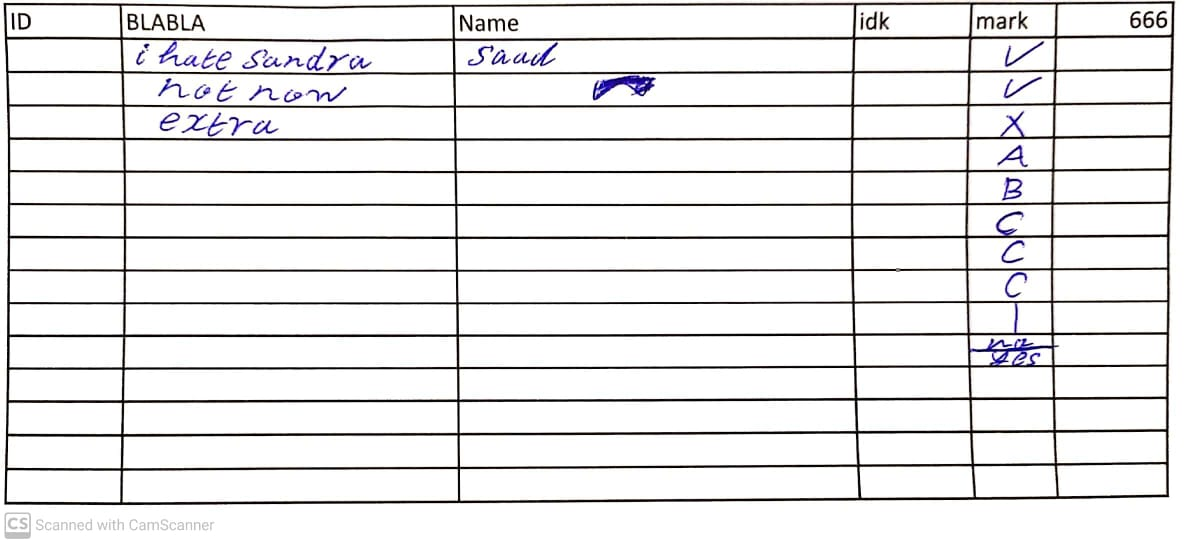
#> input picture 9.jpeg, 1194 x 543 px
$ jupyter execute project.ipynb
#> lines starting #> are read from the running program, lines starting #| are printed output that depends on the picture; after the words box and inside, x2 and y2 are one past the last pixel; in counts of white or black regions, pixels touching at a corner belong together
#> further down, img is the input picture: shape (543, 1194, 3); mean B, G, R 233.2, 232.9, 233.5
[cell 1]
import cv2
import numpy as np
import matplotlib.pyplot as plt

[cell 2]
def transition_per_row(img):
    trans_array = []
    for i in range(img.shape[0]):
        trans = 0
        new_region = True
        for j in range(img.shape[1]):
            if(new_region):
                if(img[i][j]):
                    trans += 1
                    new_region = False
            if(~img[i][j]):
                new_region = True
        trans_array.append(trans)
    trans_median = np.median(trans_array)
    return int(trans_median)


def transition_per_column(img):
    trans_array = []
    for j in range(img.shape[1]):
        trans = 0
        new_region = True
        for i in range(img.shape[0]):
            if(new_region):
                if(img[i][j]):
                    trans += 1
                    new_region = False
            if(~img[i][j]):
                new_region = True
        trans_array.append(trans)
    trans_median = np.median(trans_array)
    return int(trans_median)

[cell 3]
def get_locations_column(img, num):
    locations_array = []
    for i in range(img.shape[0]):
        locations = []
        trans = 0
        new_region = True
        for j in range(img.shape[1]):
            if(new_region):
                if(img[i][j]):
                    trans += 1
                    locations.append(j)
                    new_region = False
            if(~img[i][j]):
                new_region = True
        if(trans == num):
            locations_array.append(locations)
    locations_array = np.array(locations_array)
    median_location = []
    if (len(locations_array) != 0):
        for k in range(num):
            median_location.append(np.median(locations_array[:, k]))
    return np.array(median_location, dtype=np.int32)


def get_locations_row(img, num):
    locations_array = []
    for j in range(img.shape[1]):
        locations = []
        trans = 0
        new_region = True
        for i in range(img.shape[0]):
            if(new_region):
                if(img[i][j]):
                    trans += 1
                    locations.append(i)
                    new_region = False
            if(~img[i][j]):
                new_region = True
        if(trans == num):
            locations_array.append(locations)
    locations_array = np.array(locations_array)
    median_location = []
    if (len(locations_array) != 0):
        for k in range(num):
            median_location.append(np.median(locations_array[:, k]))
    return np.array(median_location, dtype=np.int32)

[cell 4]
def remove_border(img_with_border):
    img_with_border_v = cv2.erode(img_with_border, np.ones(
        (15, 1), np.uint8), iterations=1)  # !Parameter
    img_with_border_v = cv2.dilate(img_with_border_v, np.ones(
        (1, 5), np.uint8), iterations=1)  # !Parameter
    img_with_border_v = cv2.erode(img_with_border_v, np.ones(
        (1, 4), np.uint8), iterations=1)  # !Parameter
    img_with_border_h = cv2.erode(img_with_border, np.ones(
        (1, 15), np.uint8), iterations=1)  # !Parameter
    img_with_border_h = cv2.dilate(img_with_border_h, np.ones(
        (5, 1), np.uint8), iterations=1)  # !Parameter
    img_with_border_h = cv2.erode(img_with_border_h, np.ones(
        (3, 1), np.uint8), iterations=1)  # !Parameter
    img_without_border = img_with_border.copy()
    # upper border
    for j in range(img_without_border.shape[1]):
        i = 0
        while(i < img_without_border.shape[0] and img_with_border_h[i][j] != 0):
            img_without_border[i][j] = 0
            i += 1
    # lower border
    for j in range(img_without_border.shape[1]):
        i = img_without_border.shape[0]-1
        while(i >= 0 and img_with_border_h[i][j] != 0):
            img_without_border[i][j] = 0
            i -= 1
    # left border
    for i in range(img_without_border.shape[0]):
        j = 0
        while(j < img_without_border.shape[1] and img_with_border_v[i][j] != 0):
            img_without_border[i][j] = 0
            j += 1
    # right border
    for i in range(img_without_border.shape[0]):
        j = img_without_border.shape[1]-1
        while(j >= 0 and img_with_border_v[i][j] != 0):
            img_without_border[i][j] = 0
            j -= 1
    # border final clean
    for j in range(img_without_border.shape[1]):
        for i in range(3):
            img_without_border[i][j] = 0
    for j in range(img_without_border.shape[1]):
        for i in range(img_without_border.shape[0]-3, img_without_border.shape[0]):
            img_without_border[i][j] = 0
    for i in range(img_without_border.shape[0]):
        for j in range(3):
            img_without_border[i][j] = 0
    for i in range(img_without_border.shape[0]):
        for j in range(img_without_border.shape[1]-3, img_without_border.shape[1]):
            img_without_border[i][j] = 0
    img_without_border = cv2.dilate(
        img_without_border, np.ones((1, 2), np.uint8), iterations=1)
    img_without_border = cv2.erode(
        img_without_border, np.ones((1, 2), np.uint8), iterations=1)
    img_without_border = cv2.dilate(
        img_without_border, np.ones((2, 1), np.uint8), iterations=1)
    img_without_border = cv2.erode(
        img_without_border, np.ones((2, 1), np.uint8), iterations=1)
    return img_without_border

[cell 5]
def get_cells(img):
    gray = cv2.cvtColor(img, cv2.COLOR_BGR2GRAY)
    img_binary = cv2.adaptiveThreshold(gray, 255,
                                       cv2.ADAPTIVE_THRESH_GAUSSIAN_C, cv2.THRESH_BINARY_INV, 21, 4)
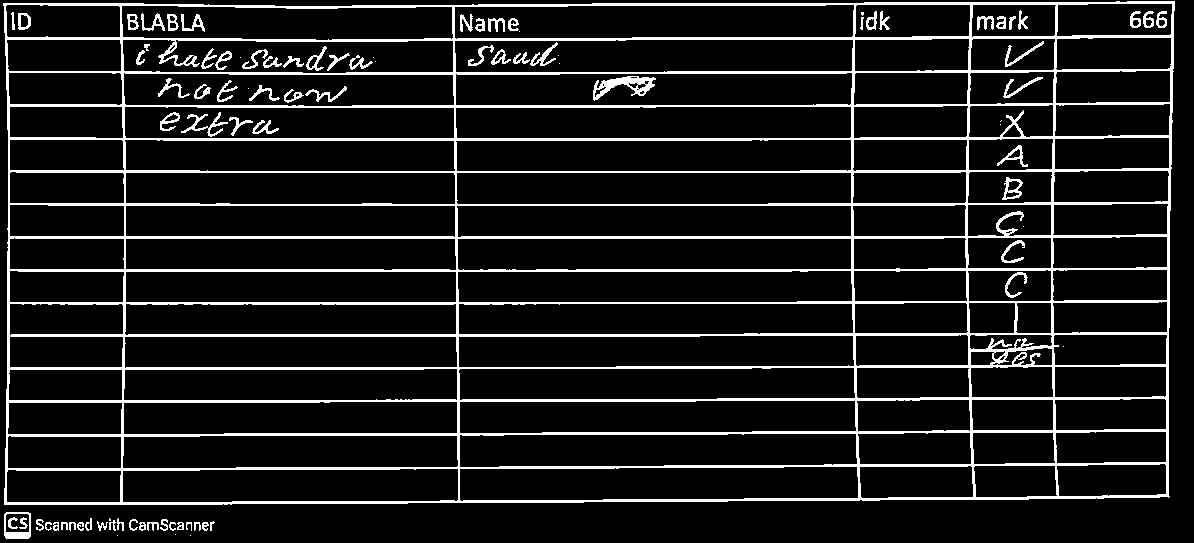
#> img_binary: shape (543, 1194); 10.7% white; 91 white regions (16 under 20 px), largest, box (x1, y1, x2, y2) and area: (3, 1, 1175, 505) 61252, (593, 76, 656, 101) 656, (4, 512, 31, 539) 305
    kernal_width = 3  # !Parameter
    iterations = 8  # !Parameter
    kernel = np.ones((1, kernal_width), np.uint8)
    img_horizontal = cv2.erode(img_binary, kernel, iterations=iterations)
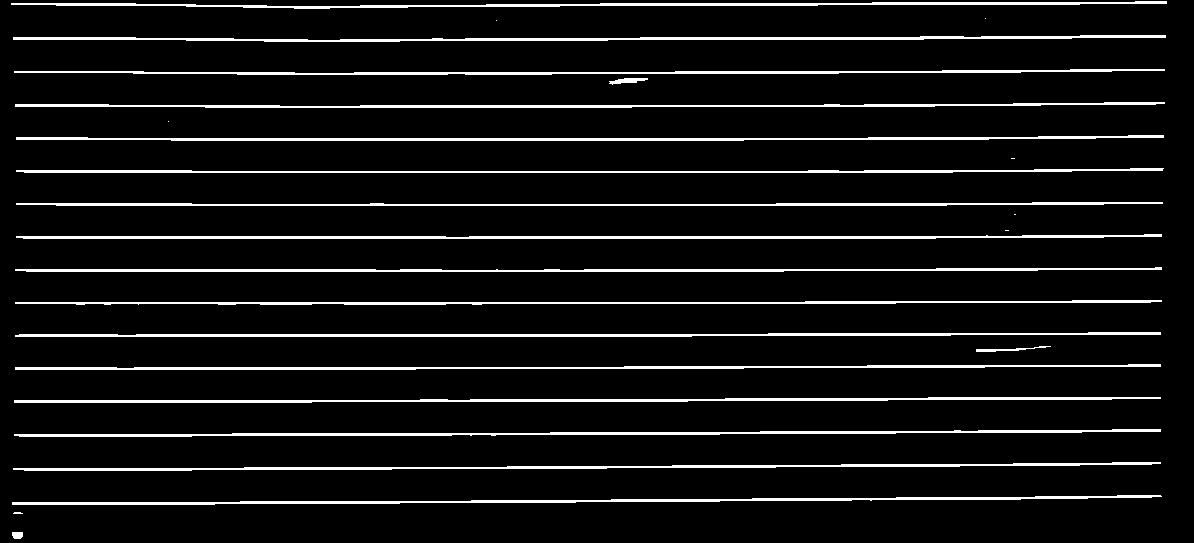
#> img_horizontal: shape (543, 1194); 7.5% white; 26 white regions (7 under 20 px), largest, box (x1, y1, x2, y2) and area: (16, 234, 1162, 239) 3284, (13, 35, 1166, 42) 3240, (15, 332, 1161, 337) 3203
    img_horizontal = cv2.dilate(img_horizontal, kernel, iterations=iterations)
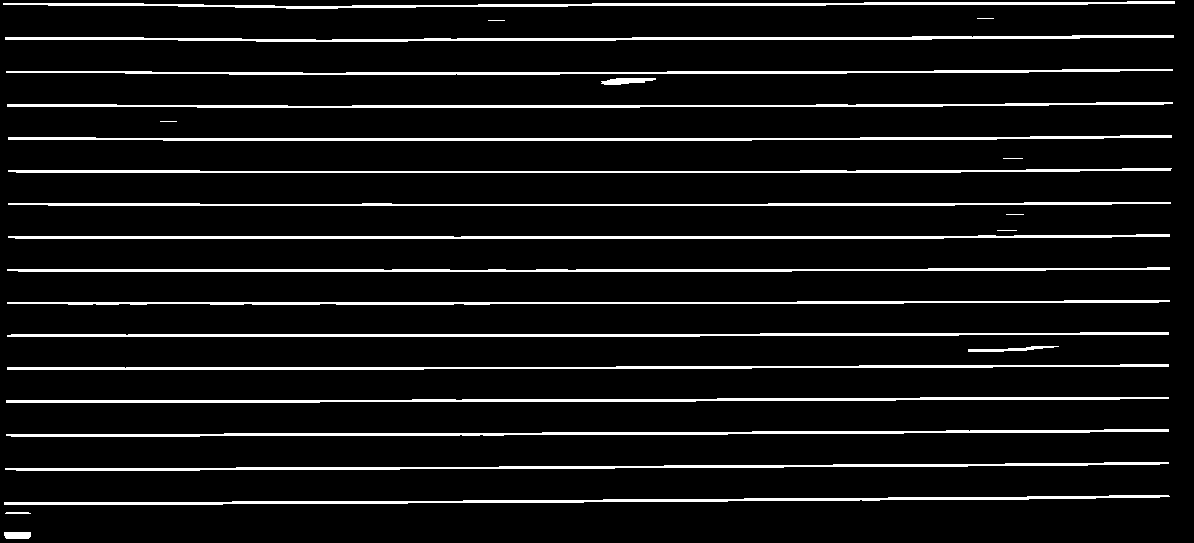
#> img_horizontal: shape (543, 1194); 7.9% white; 26 white regions (4 under 20 px), largest, box (x1, y1, x2, y2) and area: (5, 35, 1174, 42) 3432, (8, 234, 1170, 239) 3396, (4, 495, 1170, 505) 3367
    num_rows = transition_per_column(img_horizontal)
#> num_rows = 16
    kernal_height = 3  # !Parameter
    iterations = 8  # !Parameter
    kernel = np.ones((kernal_height, 1), np.uint8)
    img_vertical = cv2.erode(img_binary, kernel, iterations=iterations)
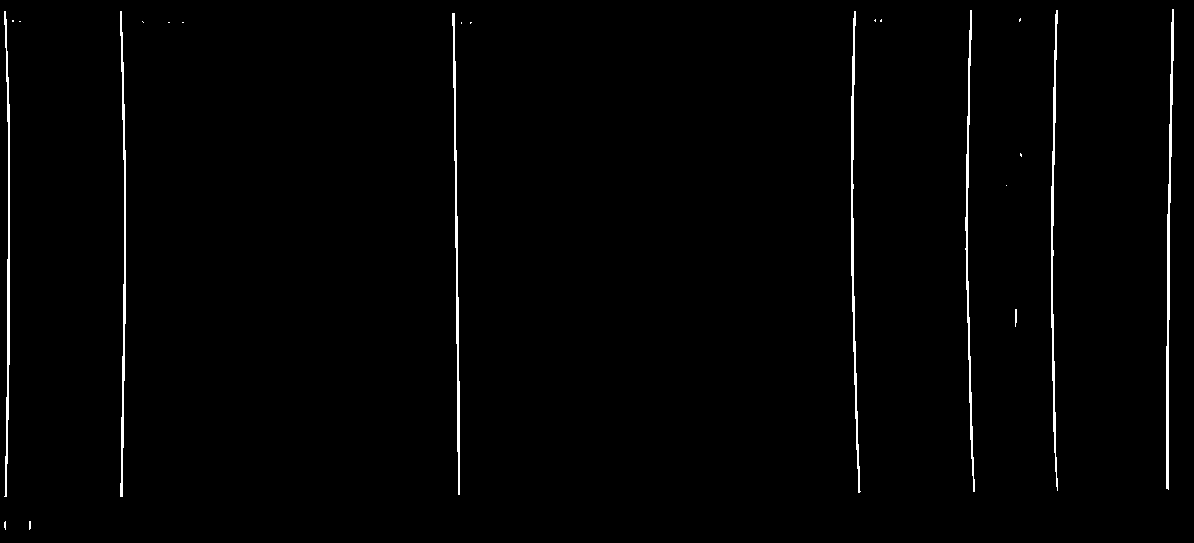
#> img_vertical: shape (543, 1194); 1.3% white; 22 white regions (14 under 20 px), largest, box (x1, y1, x2, y2) and area: (1166, 9, 1174, 490) 1332, (851, 11, 861, 493) 1185, (452, 13, 460, 495) 1165
    img_vertical = cv2.dilate(img_vertical, kernel, iterations=iterations)
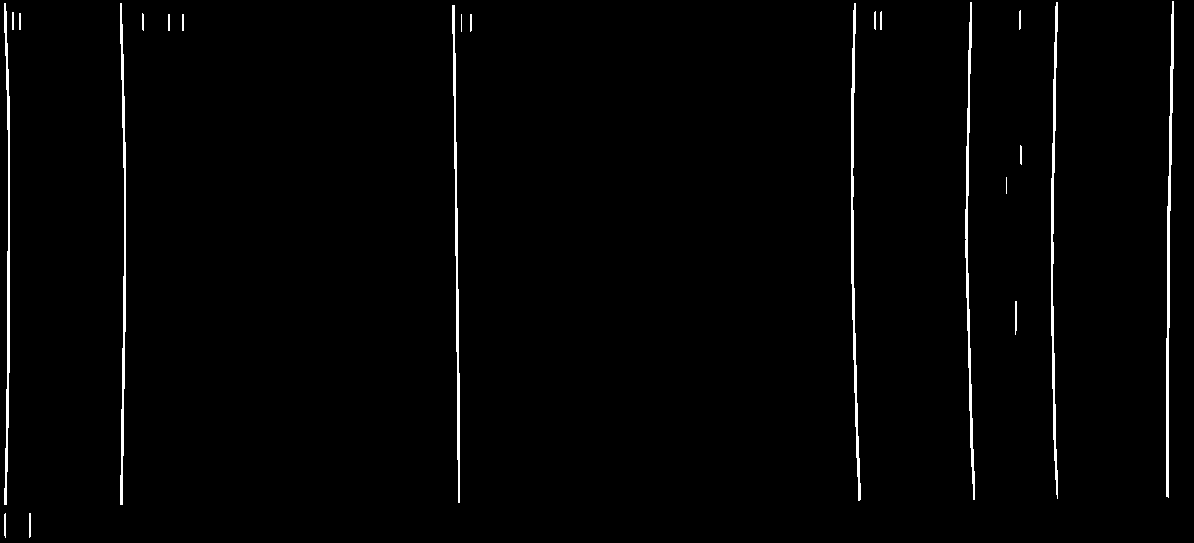
#> img_vertical: shape (543, 1194); 1.5% white; 22 white regions (2 under 20 px), largest, box (x1, y1, x2, y2) and area: (1166, 1, 1174, 498) 1460, (851, 3, 861, 501) 1409, (1051, 2, 1058, 499) 1326
    num_columns = transition_per_row(img_vertical)
#> num_columns = 7
    locations_columns = get_locations_column(img_vertical, num_columns)
#> after the loop in get_locations_column, `for i in range(img.shape[0]):`: locations_array = 400 items
#> after the loop in get_locations_column, `for k in range(num):`: median_location = [7, 122, 456, 852, 968, 1053, 1167]
#> locations_columns = [7, 122, 456, 852, 968, 1053, 1167]
    locations_rows = get_locations_row(img_horizontal, num_rows)
#> after the loop in get_locations_row, `for j in range(img.shape[1]):`: locations_array = 958 items
#> after the loop in get_locations_row, `for k in range(num):`: median_location = [3, 37, 71, 105, 138, 171, 203, 236, 269, 302, 334, 367, 399, 432, 466, 500]
#> locations_rows has the same summary as median_location in get_locations_row
    location_cells_rows = []
    for k in range(num_columns-1):
        location_2 = []
        for j in range(locations_columns[k], locations_columns[k+1]+1):
            trans = 0
            location_1 = []
            new_region = True
            for i in range(img_horizontal.shape[0]):
                if(new_region):
                    if(img_horizontal[i][j]):
                        trans += 1
                        location_1.append(i)
                        new_region = False
                if(~img_horizontal[i][j]):
                    new_region = True
            if(trans == num_rows):
                location_2.append(location_1)
        if(len(location_2) == 0):
            location_2.append(locations_rows)
        median_location = np.median(location_2, axis=0)
        median_location = np.array(median_location, dtype=np.int32)
        location_cells_rows.append(median_location)
#> after the loop, location_cells_rows = 6 items
    location_cells_columns = []
    for k in range(num_rows-1):
        location_2 = []
        for i in range(locations_rows[k], locations_rows[k+1]+1):
            trans = 0
            location_1 = []
            new_region = True
            for j in range(img_vertical.shape[1]):
                if(new_region):
                    if(img_vertical[i][j]):
                        trans += 1
                        location_1.append(j)
                        new_region = False
                if(~img_vertical[i][j]):
                    new_region = True
            if(trans == num_columns):
                location_2.append(location_1)
        if(len(location_2) == 0):
            location_2.append(locations_columns)
        median_location = np.median(location_2, axis=0)
        median_location = np.array(median_location, dtype=np.int32)
        location_cells_columns.append(median_location)
#> this loop made 15 passes
#> median_location on passes 1 to 8: [4, 120, 452, 853, 969, 1055, 1171], [5, 121, 453, 852, 968, 1054, 1171], [6, 122, 453, 851, 968, 1053, 1170], [7, 122, 454, 851, 967, 1053, 1169], [8, 123, 454, 851, 966, 1052, 1169], [8, 124, 455, 851, 966, 1051, 1168], [8, 124, 455, 851, 965, 1051, 1167], [7, 124, 455, 851, 965, 1051, 1167]
#> after the loop, location_cells_columns = 15 items
    cells_locations = []
    for i in range(num_rows-1):
        for j in range(num_columns-1):
            cells_locations.append(
                (location_cells_rows[j][i], location_cells_columns[i][j],
                 location_cells_rows[j][i+1], location_cells_columns[i][j+1])
            )
#> after the loop, cells_locations = 90 items, first 6: (3, 4, 37, 120), (5, 120, 39, 452), (3, 452, 37, 853), (2, 853, 37, 969), (3, 969, 37, 1055), (2, 1055, 35, 1171)
    cells_content = []
    cell_row_content = []
    for i in range(len(cells_locations)):
        cell_row_content.append(gray[cells_locations[i][0]:cells_locations[i]
                                [2], cells_locations[i][1]:cells_locations[i][3]])
        if((i+1) % (num_columns-1) == 0):
            cells_content.append(cell_row_content)
            cell_row_content = []
#> this loop made 90 passes
#> after the loop, cells_content = 15 items

    for i in range(len(cells_content)):
        for j in range(len(cells_content[i])):
            cells_content[i][j] = cv2.threshold(
                cells_content[i][j], 0, 255, cv2.THRESH_BINARY_INV + cv2.THRESH_OTSU)[1]
#> this loop made 15 passes
    for i in range(len(cells_content)):
        for j in range(len(cells_content[i])):
            cells_content[i][j] = remove_border(cells_content[i][j])
#> this loop made 15 passes
#> pass 1, in remove_border, `img_with_border_v = cv2.erode(img_with_border, np.ones( (15, 1), np.ui..`:
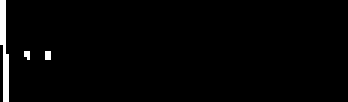
#> img_with_border_v: shape (34, 116) (shown 3 times larger); 1.9% white; 3 white regions (2 under 20 px), largest, box (x1, y1, x2, y2) and area: (0, 0, 3, 34) 65
#> pass 1, in remove_border, `img_with_border_v = cv2.dilate(img_with_border_v, np.ones( (1, 5), np...`:
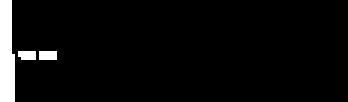
#> img_with_border_v: shape (34, 116) (shown 3 times larger); 4.7% white; 3 white regions (2 under 20 px), largest, box (x1, y1, x2, y2) and area: (0, 0, 5, 34) 152
#> pass 1, in remove_border, `img_with_border_v = cv2.erode(img_with_border_v, np.ones( (1, 4), np.u..`:
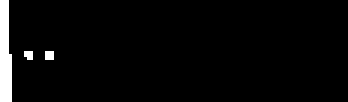
#> img_with_border_v: shape (34, 116) (shown 3 times larger); 3.4% white; 3 white regions (2 under 20 px), largest, box (x1, y1, x2, y2) and area: (0, 0, 4, 34) 118
#> pass 1, in remove_border, `img_with_border_h = cv2.erode(img_with_border, np.ones( (1, 15), np.ui..`:
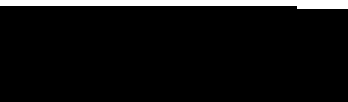
#> img_with_border_h: shape (34, 116) (shown 3 times larger); 6.3% white; 1 white region, box (x1, y1, x2, y2) and area: (0, 0, 116, 3) 249
    return cells_content

[cell 6]
img = cv2.imread('./9.jpeg')
cells = get_cells(img)
#> cells = 15 items

[cell 7]
plt.figure(figsize=(10, 10))
plt.imshow(cells[0][5], cmap='gray')
plt.show()
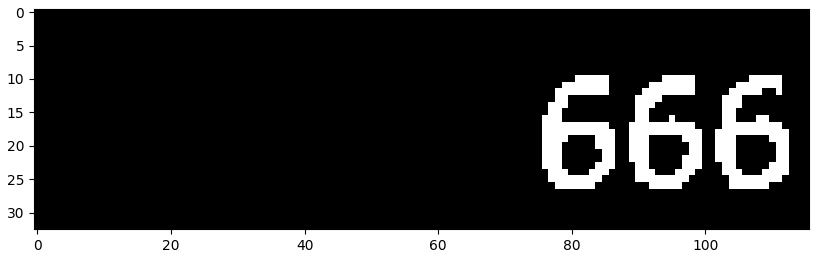
#> figure drawn by matplotlib, 1 panel
